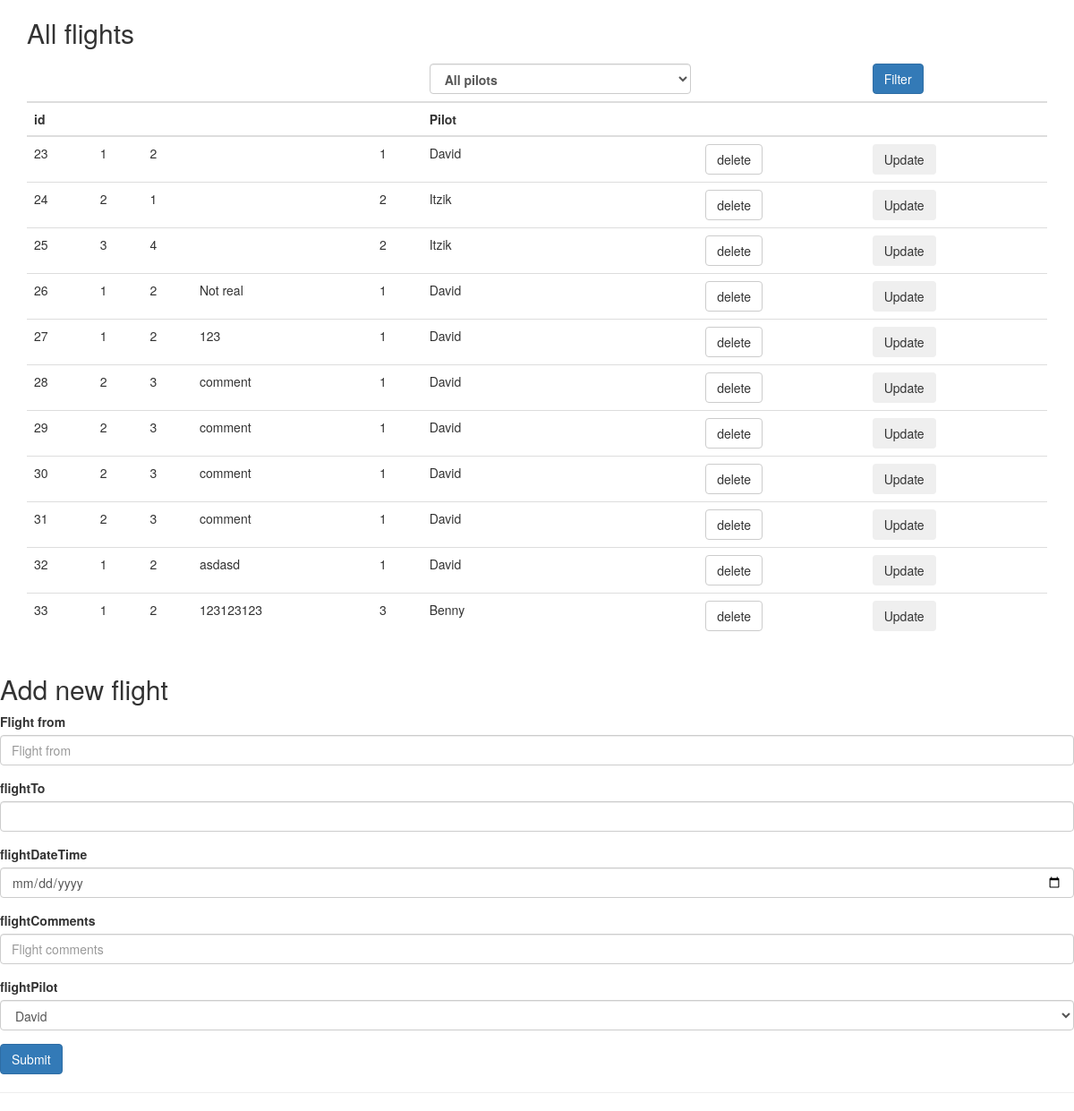
The page /lesson43/flights-view.php on the database as committed earlier.
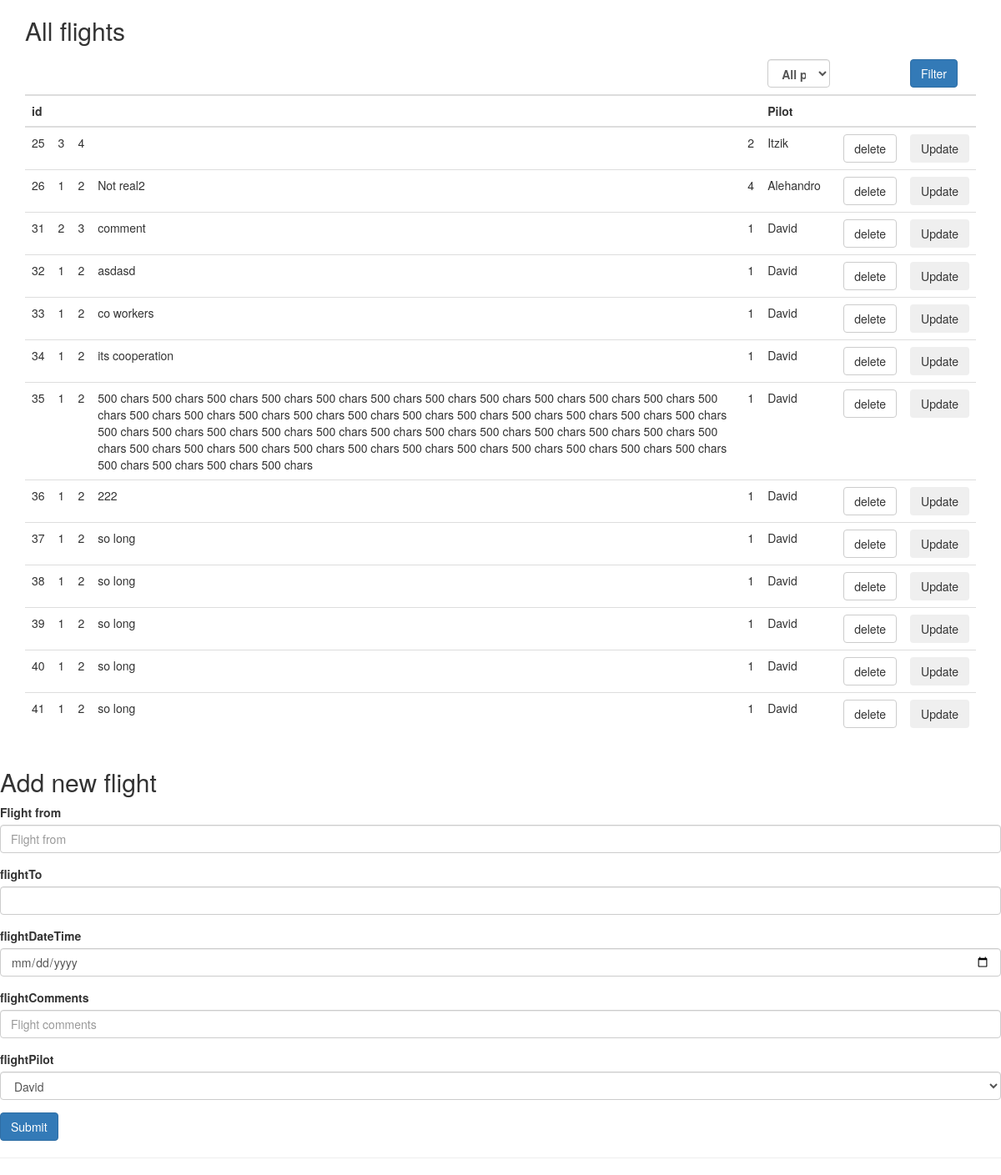
The same page on the database as committed later.
### tables this page shows
CREATE TABLE `flights` (
  `flight_id` int(11) NOT NULL,
  `flight_from` int(50) NOT NULL,
  `flight_to` int(50) NOT NULL,
  `flight_datetime` datetime NOT NULL,
  `flight_special_comments` varchar(500) NOT NULL,
  `pilot_id` int(11) NOT NULL,
  `pilot_comments` varchar(500) NOT NULL
);

CREATE TABLE `pilots` (
  `pilot_id` int(11) NOT NULL,
  `pilot_name` varchar(50) NOT NULL
);

### lesson43/dal.php (called while the page is built, shortened)
<?php
final class DataAccessLayer
{
    private $host = '127.0.0.1';
    private $db = 'fares';
    private $user = 'root';
    private $pass = '';
    private $charset = 'utf8';
    private $dsn;
    private $opt = [
        PDO::ATTR_ERRMODE => PDO::ERRMODE_EXCEPTION,
        PDO::ATTR_DEFAULT_FETCH_MODE => PDO::FETCH_ASSOC,
        PDO::ATTR_EMULATE_PREPARES => false,
    ];
    private static $inst;
    private function __construct()
    {
        $this->dsn = "mysql:host=$this->host;dbname=$this->db;charset=$this->charset";
    }
    public static function Instance() {
        if (DataAccessLayer::$inst === null) {
            DataAccessLayer::$inst = new DataAccessLayer();
        }
        return DataAccessLayer::$inst;
    }
    public function select($query, $params = null)
    {
        $pdo = new PDO($this->dsn, $this->user, $this->pass, $this->opt);
        $statement = $pdo->prepare($query);
        if (!empty($params)) {
            $statement->execute($params);
        }
        else {
            $statement->execute();
        }
        return $statement;
    }
}

### lesson43/flight-controller.php (called while the page is built, shortened)
<?php
    class FlightController extends Controller {
        private $bl;
        function __construct() {
            $this->bl = new BusinessLogicFlights;
        }
        function actionView() {
            $data = $this->bl->get();
            return $data;
        }
    }
?>

### lesson43/business-logic-flights.php (called while the page is built, shortened)
<?php
    class BusinessLogicFlights extends BusinessLogic {
        public function get()
        {
            $q = 'SELECT * FROM `flights`';
            $results = $this->dal->select($q);
            $resultsArray = [];
            while ($row = $results->fetch()) {
                array_push($resultsArray, new FlightModel($row));
            }
            return $resultsArray;
        }
        public function getFlightsByPilot($pid)
        {
            $flights_query = 'SELECT fid FROM flights_pilots WHERE pid=?';
            $flightsResults = $this->dal->select($flights_query, [
                $pid
            ]);
            $flightsObjectsArray = [];
            while ($flightRow = $flightsResults->fetch()) {
                array_push($flightsObjectsArray, $this->getOne($flightRow['fid']));
            }
            return $flightsObjectsArray;
        }
        public function getOne($id)
        {
            $q = 'SELECT * FROM `flights` WHERE flight_id= :fid';
            $results = $this->dal->select($q, [
                'fid' => $id
            ]);
            $row = $results->fetch();
            return new FlightModel($row);
        }
    }

### lesson43/flight-model.php (called while the page is built, shortened)
<?php
    class FlightModel implements IModel, JsonSerializable {
        private $flight_id;
        private $flight_from;
        private $flight_to;
        private $flight_special_comments;
        private $pilot_id;
        private $pilotModel;
        function __construct($arr) {
            if (!empty($arr['flight_id']))
                $this->flight_id = $arr['flight_id'];
            $this->flight_from = $arr['flight_from'];
            $this->flight_to = $arr['flight_to'];
            $this->flight_special_comments = $arr['flight_special_comments'];
            $this->pilot_id = $arr['pilot_id'];
        }
        function getFlightId() {
            return $this->flight_id;
        }
        function getFlightFrom() {
            return $this->flight_from;
        }
        function getFlightTo() {
            return $this->flight_to;
        }
        function getFlightSpecialComments() {
            return $this->flight_special_comments;
        }
        function getFlightPilot() {
            return $this->pilot_id;
        }
        function getPilotModel() {
            if (empty($this->pilotModel)) {
                $pbl = new BusinessLogicPilots();
                $this->pilotModel = $pbl->getOne($this->pilot_id);
            }
            return $this->pilotModel;
        }
    }
?>

### lesson43/business-logic-pilots.php (called while the page is built, shortened)
<?php
  require_once 'pilot-model.php';
    class BusinessLogicPilots extends BusinessLogic {
        public function get()
        {
            $q = 'SELECT * FROM `pilots`';
            $results = $this->dal->select($q);
            $resultsArray = [];
            $flightsBl = new BusinessLogicFlights;
            while ($row = $results->fetch()) {
                array_push($resultsArray, new PilotModel($row, $flightsBl->getFlightsByPilot($row['pilot_id'])));
            }
            return $resultsArray;
        }
        public function getOne($id)
        {
            $q = 'SELECT * FROM `pilots` WHERE pilot_id= :pid';
            $results = $this->dal->select($q, [
                'pid' => $id
            ]);
            $row = $results->fetch();
            return new PilotModel($row);
        }
    }

### lesson43/pilot-model.php (called while the page is built, shortened)
<?php
    class PilotModel {
        private $pilot_id;
        private $pilot_name;
        function __construct($pilotRow, $flights = null) {
            $this->pilot_id = $pilotRow['pilot_id'];
            $this->pilot_name = $pilotRow['pilot_name'];
        }
        function getPilotId() {
            return $this->pilot_id;
        }
        function getPilotName() {
            return $this->pilot_name;
        }
    }

### lesson43/flights-view.php (the view, shortened to what this page needs)
<?php
    require_once 'flight-controller.php';
$ctrl = new FlightController;
$pbl = new BusinessLogicPilots;
$bl = new BusinessLogicFlights;
if (!empty($_POST['filter']) && !empty($_POST['filterpilot'])) {
    $arrayOfFlights = $bl->getByPilot($_POST['filterpilot']);
} else {
    $arrayOfFlights = $ctrl->actionView();
}
$arrayOfPilots = $pbl->get();
?>
<!DOCTYPE html>
<html lang="en">
<head>
    <link href='node_modules/bootstrap/dist/css/bootstrap.min.css' rel='stylesheet'>
</head>
<body>
<main class='container'>
    <h2>All flights</h2>
    <section class='block'>
    <form action='<?php echo basename($_SERVER['PHP_SELF']); ?>' method='POST'>
    <table class="table">
    <thead>
        <tr>
                <th></th>
                <th></th>
                <th></th>
                <th></th>
                <th></th>
                <th>
                <select class="form-control" name='filterpilot'>
                <option value=''>All pilots</option>
            </select>
                </th>
                <th></th>
                <th><button class="btn btn-primary" name='filter' value='filter'>Filter</button></th>
        </tr>
        <tr>
                <th>id</th>
                <th></th>
                <th></th>
                <th></th>
                <th></th>
                <th>Pilot</th>
                <th></th>
                <th></th>
        </tr>
    </thead>
    <?php foreach ($arrayOfFlights as $item) {
        if (!empty($_POST['update']) && $_POST['update'] == $item->getFlightId()) {
    ?>
            <tr>
            <td><?php echo $item->getFlightId() ?></td>
            <td><input value='<?php echo $item->getFlightFrom() ?>' disabled></td>
            <td><input value='<?php echo $item->getFlightTo() ?>' disabled></td>
            <td><input name='updatecomments' value='<?php echo $item->getFlightSpecialComments() ?>'></td>
            <td><input value='<?php echo $item->getFlightPilot() ?>' disabled></td>
            <td>
                <select name='updatepilot'>
                <?php foreach($arrayOfPilots as $pilot) {
                    if ($pilot->getPilotId() == $item->getFlightPilot()) { ?>
                    <option selected value='<?php echo $pilot->getPilotId() ?>'><?php echo $pilot->getPilotName() ?></option>
                    <?php } else {?>
                    <option value='<?php echo $pilot->getPilotId() ?>'><?php echo $pilot->getPilotName() ?></option>
                <?php } } ?>
                </select>
            </td>
            <td><button value='<?php echo $item->getFlightId() ?>' name='saveupdate' class="btn btn-secondary">Save</button></td>
            </tr>
        <?php } else { ?>
        <tr>
            <td><?php echo $item->getFlightId() ?></td>
            <td><?php echo $item->getFlightFrom() ?></td>
            <td><?php echo $item->getFlightTo() ?></td>
            <td><?php echo $item->getFlightSpecialComments() ?></td>
            <td><?php echo $item->getFlightPilot() ?></td>
            <td><?php echo $item->getPilotModel()->getPilotName() ?></td>
            <td><input data-id='<?php echo $item->getFlightId() ?>' type="submit" value='delete' name='delete' class="btn btn-default"/></td>
            <td><button value='<?php echo $item->getFlightId() ?>' name='update' class="btn btn-secondary">Update</button></td>
        </tr>
    <?php } }?>
    </table>
    </form>
</main>
 <h2>Add new flight</h2>
    <form action='<?php echo basename($_SERVER['PHP_SELF']); ?>' method='POST'>
        <div class="form-group">
            <label for="flightFrom">Flight from</label>
            <input name='flightFrom' class="form-control" id="flightFrom" placeholder="Flight from">
        </div>
        <div class="form-group">
            <label for="flightTo">flightTo</label>
            <input name='flightTo' class="form-control">
        </div>
        <div class="form-group">
            <label for="flightDateTime">flightDateTime</label>
            <input name='flightDateTime' type='date' class="form-control" id="flightDateTime" placeholder="Flight from">
        </div>
        <div class="form-group">
            <label for="flightComments">flightComments</label>
            <input name='flightComments' class="form-control" id="flightComments" placeholder="Flight comments">
        </div>
        <div class="form-group">
            <label for="flightPilot">flightPilot</label>
            <select class="form-control" name='flightPilot'>
            <?php foreach($arrayOfPilots as $pilot) { ?>
                <option value='<?php echo $pilot->getPilotId() ?>'><?php echo $pilot->getPilotName() ?></option>
            <?php } ?>
            </select>
        </div>
        <button type="submit" class="btn btn-primary">Submit</button>
    </form>
    <hr>
</body>
</html>

### lesson43/flights-view.php (style rules this page uses)
.block { min-height: 400px; }

Rows that differ between the two databases and show on the page:
removed flights: flight_id "23", flight_from "1", flight_to "2", pilot "1", pilot.pilot_name "David"
removed flights: flight_id "24", flight_from "2", flight_to "1", pilot "2", pilot.pilot_name "Itzik"
removed flights: flight_id "27", flight_from "1", flight_to "2", flight_special_comments "123", pilot "1", pilot.pilot_name "David"
removed flights: flight_id "28", flight_from "2", flight_to "3", flight_special_comments "comment", pilot "1", pilot.pilot_name "David"
removed flights: flight_id "29", flight_from "2", flight_to "3", flight_special_comments "comment", pilot "1", pilot.pilot_name "David"
removed flights: flight_id "30", flight_from "2", flight_to "3", flight_special_comments "comment", pilot "1", pilot.pilot_name "David"
changed flights id 26: flight_special_comments "Not real" → "Not real2"; pilot "1" → "4"; pilot.pilot_name "David" → "Alehandro"
changed flights id 33: flight_special_comments "123123123" → "co workers"; pilot "3" → "1"; pilot.pilot_name "Benny" → "David"
added flights: flight_id "34", flight_from "1", flight_to "2", flight_special_comments "its cooperation", pilot "1", pilot.pilot_name "David"
added flights: flight_id "35", flight_from "1", flight_to "2", flight_special_comments "500 chars 500 chars 500 chars 500 chars 500 chars 500 chars 500 chars 500 chars 500 chars 500 chars 500 chars 500 chars 500 chars 500 chars 500 chars 500 chars 500 chars 500 chars 500 chars 500 chars 500 chars 500 chars 500 chars 500 chars 500 chars 500 chars 500 chars 500 chars 500 chars 500 chars 500 chars 500 chars 500 chars 500 chars 500 chars 500 chars 500 chars 500 chars 500 chars 500 chars 500 chars 500 chars 500 chars 500 chars 500 chars 500 chars 500 chars 500 chars 500 chars 500 chars", pilot "1", pilot.pilot_name "David"
added flights: flight_id "36", flight_from "1", flight_to "2", flight_special_comments "222", pilot "1", pilot.pilot_name "David"
added flights: flight_id "37", flight_from "1", flight_to "2", flight_special_comments "so long", pilot "1", pilot.pilot_name "David"
added flights: flight_id "38", flight_from "1", flight_to "2", flight_special_comments "so long", pilot "1", pilot.pilot_name "David"
added flights: flight_id "39", flight_from "1", flight_to "2", flight_special_comments "so long", pilot "1", pilot.pilot_name "David"
added flights: flight_id "40", flight_from "1", flight_to "2", flight_special_comments "so long", pilot "1", pilot.pilot_name "David"
added flights: flight_id "41", flight_from "1", flight_to "2", flight_special_comments "so long", pilot "1", pilot.pilot_name "David"
